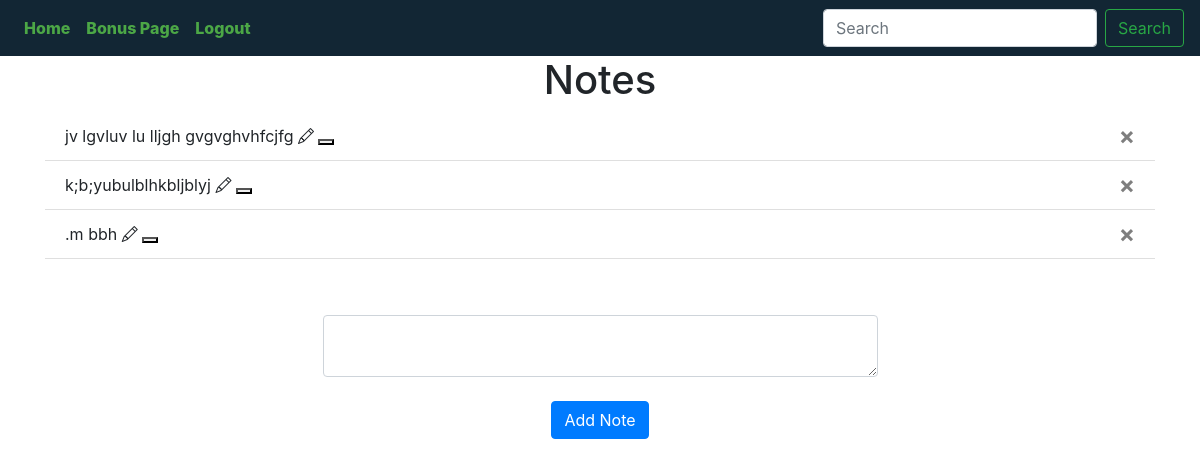
Page / (signed in) on the earlier database version.
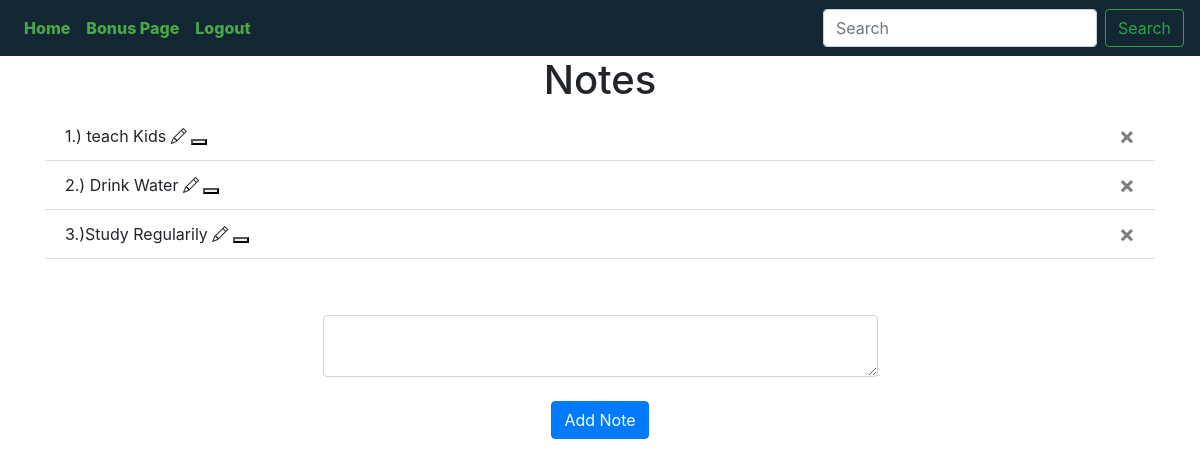
Same page on the later database version.
### website/models.py (models this page shows)
class Note(db.Model):
    id = db.Column(db.Integer, primary_key=True)
    data = db.Column(db.String(10000))
    date = db.Column(db.DateTime(timezone=True), default=func.now())
    user_id = db.Column(db.Integer, db.ForeignKey('user.id'))

### website/views.py (the view, shortened to what this page needs)
@views.route('/', methods=['GET', 'POST'])
@login_required
def home():
    return render_template("home.html", user=current_user)

### website/__init__.py (called while the page is built)
def create_app():
    app = Flask(__name__)
    app.config['SECRET_KEY'] = "jwhebffbkefb"
    app.config['SQLALCHEMY_DATABASE_URI'] = f'sqlite:///{DB_NAME}'
    db.init_app(app)
    from .views import views
    from .auth import auth
    app.register_blueprint(views, url_prefix='/')
    app.register_blueprint(auth, url_prefix='/')
    from .models import User, Note
    create_database(app)
    login_manager = LoginManager()
    login_manager.login_view = 'auth.login'
    login_manager.init_app(app)
    @login_manager.user_loader
    def load_user(id):
        return User.query.get(int(id))
    return app

### website/templates/home.html
{% extends "base.html" %} {% block title %}Home28{% endblock %}
{% block content %}
<h1 align="center">Notes</h1>
<ul class="list-group list-group-flush" id="notes">
    {% for note in user.notes%}
    <li class="list-group-item">{{ note.data }}
        <i class="bi bi-pencil"></i>
        <button onClick="clickMe()"></button>
        <button type="button" class="close" onClick="deleteNote({{note.id}})">
        <span aria-hidden="true">&times;</span>
    </button>
    </li>
    {% endfor %}
</ul>
<form method="POST">
    <div style="width:50%; display: block; margin-left: auto; margin-right: auto; margin-top: 5%;">
    <textarea onclick="clickMe()" name="note" id="note" class="form-control"></textarea>
    <br />
    <div align="center">
        <button type="submit" class="btn btn-primary">Add Note</button>
    </div>
    </div>
</form>
{% endblock %}

### website/templates/base.html (shortened to what this page needs)
<!DOCTYPE html>
<html>
    <head>
        <link
      rel="stylesheet"
      href="https://stackpath.bootstrapcdn.com/bootstrap/4.4.1/css/bootstrap.min.css"
    />
    <link
      rel="stylesheet"
      href="https://stackpath.bootstrapcdn.com/font-awesome/4.7.0/css/font-awesome.min.css"
    />
    <link href="https://cdn.jsdelivr.net/npm/bootstrap-icons@1.3.0/font/bootstrap-icons.css" rel="stylesheet">
    </head>
<body>
<nav class="navbar navbar-expand-lg justify-content-between" style="background-color: #122634;" >
    <div class="collapse navbar-collapse" id="navbar">
      <div class="navbar-nav">
        {% if user.is_authenticated %}
        <a class="nav-item nav-link" id="home" href="/" style="color: #4CA746; font-weight: 800;">Home</a>
        <a class="nav-item nav-link" id="bonus" href="/bonus" style="color: #4CA746; font-weight: 800;">Bonus Page</a>
        <a class="nav-item nav-link" id="logout" href="/logout" style="color: #4CA746; font-weight: 800;">Logout</a>
        {% else %}
        <a class="nav-item nav-link" id="login" href="/login" style="color: #4CA746; font-weight: 800;">Login</a>
        <a class="nav-item nav-link" id="signUp" href="/sign-up" style="color: #4CA746; font-weight: 800;">Sign Up</a>
      {% endif %}
      </div>
    </div>
    {% if user.is_authenticated %}
    <form class="form-inline">
      <input class="form-control mr-sm-2" type="search" placeholder="Search" aria-label="Search">
      <button class="btn btn-outline-success my-1 my-sm-0" type="submit">Search</button>
    </form>
    {% endif %}
  </nav>
  <div class="container">{% block content %} {% endblock %}</div>
</body>
</html>

Differences in the rows shown:
removed Note: data "jv lgvluv lu lljgh gvgvghvhfcjfg"
removed Note: data "k;b;yubulblhkbljblyj"
removed Note: data ".m bbh"
added Note: data "1.) teach Kids"
added Note: data "2.) Drink Water"
added Note: data "3.)Study Regularily"
